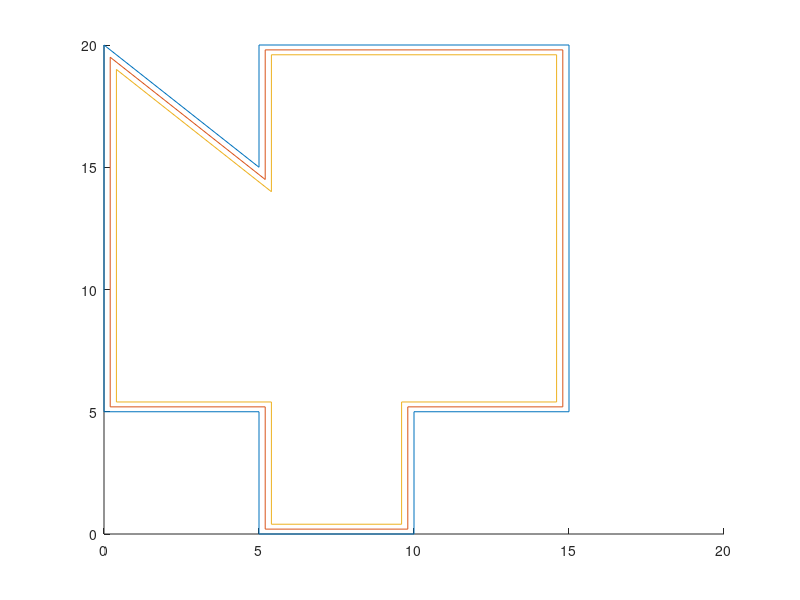

This chart was generated by the following MATLAB code: (Note: this script raises an error after producing the figure.)
clear
clc

%% Initialization




%% Test Initial Shape
close all

x = [0 0 5 5 15 15 10 10 5 5 0];
y = [5 20 15 20 20 5 5 0 0 5 5];
x2 = [0.2 0.2 5.2 5.2 14.8 14.8 9.8 9.8 5.2 5.2 0.2];
y2 = [5.2 19.5 14.5 19.8 19.8 5.2 5.2 0.2 0.2 5.2 5.2];
x3 = [0.4 0.4 5.4 5.4 14.6 14.6 9.6 9.6 5.4 5.4 0.4];
y3 = [5.4 19 14 19.6 19.6 5.4 5.4 0.4 0.4 5.4 5.4];
len = length(x);
x2store = [];
y2store = [];

% for i = 1:len
%     xcomp = x(i);
%     ycomp = y(i);
%     nozzle = 0.2;
% 
%     if xcomp - nozzle < min(x)
%         x2comp = xcomp + nozzle;
%     elseif xcomp + nozzle > max(x)
%         x2comp = xcomp - nozzle;
%     else
%         x2comp = xcomp + nozzle;
%     end
%     
%     if ycomp - nozzle < min(y)
%         y2comp = ycomp + nozzle;
%     elseif ycomp + nozzle > max(y)
%         y2comp = ycomp - nozzle;
%     else
%         y2comp = ycomp + nozzle;
%     end
% x2store = [x2store x2comp];
% y2store = [y2store y2comp];
% end
pstore = [];

for n = 1:10
    p = polyfit([x(n+1) x(n)],[y(n+1) y(n)],1);
    pstore = [pstore ; p]
end

% for k = 0.2:0.2:50
%     infill = -x + k
%     func1 =


figure
hold on
plot(x,y)
plot(x2,y2)
plot(x3,y3)
plot(xref,yref)
xlim([-1 21])
ylim([-1 21])

zstore = [];
mult = 0;
for i = 0.2:0.2:10
    mult = 1 + mult;
    z = [];
    for j = 1:len
        zcomp = 0.2*mult;
        z = [z zcomp];
    end
zstore = [zstore ; z];
end

figure
plot3(x,y,zstore,x2,y2,zstore,x3,y3,zstore)
xlim([-1 21])
ylim([-1 21])
zlim([0 11])

%% Bottom Layer
